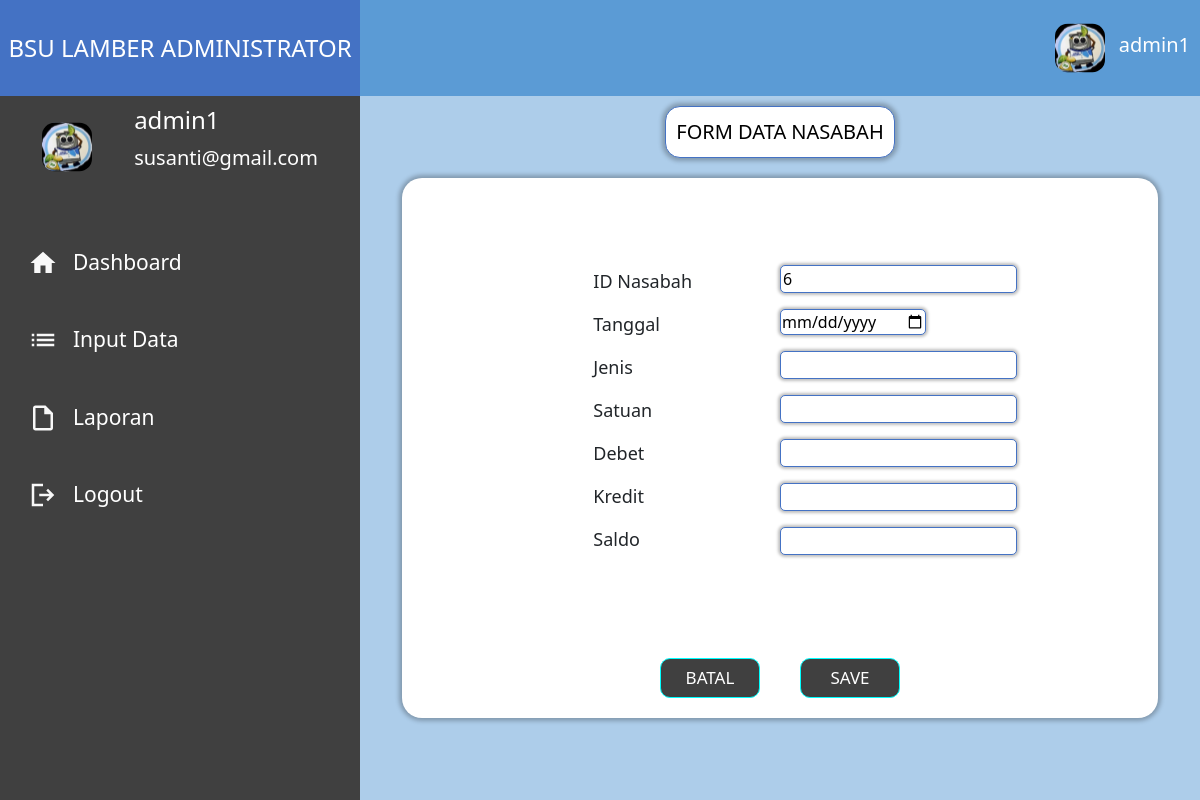
/isi_data.php?id=6 (signed in), run on the app's committed database.
### tables this page shows
CREATE TABLE `registrasi` (
  `id` int(11) NOT NULL,
  `username` varchar(100) NOT NULL,
  `email` varchar(100) NOT NULL,
  `password` varchar(100) NOT NULL
);

CREATE TABLE `form_nasabahs` (
  `id_nasabah` int(11) NOT NULL,
  `nama` varchar(255) NOT NULL,
  `alamat` varchar(255) NOT NULL,
  `jenis_kelamin` varchar(20) DEFAULT NULL,
  `pekerjaan` varchar(50) DEFAULT NULL,
  `no_telp` varchar(15) DEFAULT NULL,
  `no_rek` varchar(20) DEFAULT NULL
);

### isi_data.php (the view, shortened to what this page needs)
<?php
include 'koneksi.php';
if ($_SERVER['REQUEST_METHOD'] === 'GET' && isset($_GET['id'])) {
    $idNasabah = $_GET['id'];
    $query = "SELECT * FROM form_nasabahs WHERE id_nasabah = '$idNasabah'";
    $result = mysqli_query($conn, $query);
    if ($result) {
        $row = mysqli_fetch_assoc($result);
        $existingIdNasabah = $row['id_nasabah'];
    } else {
        echo "Error: " . $query . "<br>" . mysqli_error($conn);
    }
}
?>
<?php include 'head.php' ?>
<article>
    <div class="fill_data">
        <span class="d-flex">
            <button class="btnFill">FORM DATA NASABAH</button>
        </span>
        <div class="form_nasabah">
            <form method="post" action="tabungan_nasabah.php?idNasabah=<?php echo $existingIdNasabah; ?>">
                <div class="d-flex form">
                    <span>
                        <p>ID Nasabah</p>
                        <p>Tanggal</p>
                        <p>Jenis</p>
                        <p>Satuan</p>
                        <p>Debet</p>
                        <p>Kredit</p>
                        <p>Saldo</p>
                    </span>
                    <span>
                        <input type="text" name="id_nasabah" value="<?php echo $existingIdNasabah; ?>" readonly>
                        <input type="date" name="tanggal" required>
                        <input type="text" name="jenis" required>
                        <input type="text" name="satuan" required>
                        <input type="text" name="debet" required>
                        <input type="text" name="kredit" required>
                        <input type="text" name="saldo" required>
                    </span>
                </div>
                <span class="d-flex btnForm">
                    <button type="button" onclick="cancelForm()">BATAL</button>
                    <button type="submit" name="submit">SAVE</button>
                </span>
            </form>
        </div>
    </div>
</article>
<?php include 'foot.php' ?>

### head.php (shortened to what this page needs)
<?php
include 'koneksi.php';
$idLogin = $_SESSION['id'];
$sqlHead = "SELECT * FROM registrasi WHERE id = '$idLogin'";
$resultHead = $conn->query($sqlHead);
if ($resultHead->num_rows > 0) {
    $rowHead = $resultHead->fetch_assoc();
    $usernames = $rowHead["username"];
    $email = $rowHead["email"];
} else {
    $usernames = "Default";
    $email = "Default";
}
?>
<!DOCTYPE html>
<html lang="en">
<head>
    <link rel="stylesheet" type="text/css" href="style/style.css">
    <link href="https://cdn.jsdelivr.net/npm/bootstrap@5.3.2/dist/css/bootstrap.min.css" rel="stylesheet">
</head>
<body>
    <div>
        <nav class="navbar" style="padding-top: 0px;">
            <div class="container-fluid" style="padding: 0px;">
                <span class="d-flex navbar-brand">
                    <a style="color: #fff; font-size: 24px;">BSU LAMBER ADMINISTRATOR</a>
                </span>
                <span>
                    <img src="style/img/admin.svg" width="50px" height="50px" alt="admin">
                    <a href="#"><?php echo $usernames; ?></a>
                </span>
            </div>
        </nav>
    </div>
    <div class="d-flex contain">
        <aside>
            <span class="d-flex head">
                <img src="style/img/admin.svg" width="50px" height="50px" alt="admin">
                <span>
                    <h4><?php echo $usernames; ?></h4>
                    <p><?php echo $email; ?></p>
                </span>
            </span>
            <span class="items">
                <a href="dashboard.php">
                    <button class="d-flex link" onclick="setActiveLink(this)" id="dashboard-tab">
                        <svg xmlns="http://www.w3.org/2000/svg" width="30" height="30" viewBox="0 0 30 30" fill="none">
                            <path d="M12.5 25V17.5H17.5V25H23.75V15H27.5L15 3.75L2.5 15H6.25V25H12.5Z" fill="#F8F8F8" />
                        </svg>
                        <p onclick="location.reload()">Dashboard</p>
                    </button>
                </a>
                <a href="data_nasabah.php">
                    <button class="d-flex link" onclick="setActiveLink(this)" id="input-tab">
                        <p>Input Data</p>
                    </button>
                </a>
                <a href="nasabah_all.php">
                    <button class="d-flex link" onclick="setActiveLink(this)" id="laporan-tab">
                        <p>Laporan</p>
                    </button>
                </a>
                <a href="logout.php">
                    <button class="d-flex link" onclick="setActiveLink(this)" id="logout-tab">
                        <svg xmlns="http://www.w3.org/2000/svg" width="30" height="30" viewBox="0 0 30 30" fill="none">
                            <path d="M3.75 26.25V3.75H15V6.25H6.25V23.75H15V26.25H3.75ZM20 21.25L18.2812 19.4375L21.4687 16.25H11.25V13.75H21.4687L18.2812 10.5625L20 8.75L26.25 15L20 21.25Z" fill="#F8F8F8" />
                        </svg>
                        <p>Logout</p>
                    </button>
                </a>
            </span>
        </aside>

### style/style.css (style rules this page uses)
a { text-decoration: none !important; }
.navbar { height: 12vh; background-color: #5B9BD5; align-items: center; }
.navbar-brand { width: 30%; height: 12vh; background-color: #4472C4; margin-left: 0; justify-content: center; align-items: center; }
.navbar span a { text-decoration: none; color: white; margin: 10px; font-size: 20px; }
.contain { width: 100%; height: 88vh; display: flex !important; margin: 0; padding: 0; background-color: #ADCDEA; }
.contain aside { height: 88vh; width: 30%; background-color: #404040; color: #fff; }
aside .head { width: 100%; height: max-content; justify-content: space-evenly; align-items: center; font-size: 20px; margin: 10px auto 50px; }
aside .items { font-size: 21px; width: 100%; }
aside .items button { align-items: center; width: 85%; padding: 8px; border-radius: 20px; margin: 0 0 30px 20px; border: none; color: #fff; background-color: transparent; }
.items p { margin: auto 15px; }
.contain article { width: 70%; }
article span { width: 100%; justify-content: center; }
article .form_nasabah { background-color: #fff; padding: 0px 15px; width: 90%; border-radius: 20px; box-shadow: 0px 0px 4px 3px rgba(0, 0, 0, 0.25); margin: auto; }
.data_nasabah .btnData, .nasabah_all button, .fill_data .btnFill, .tabungan_nasabah button { width: fit-content; height: fit-content; font-size: 20px; padding: 10px; background-color: #fff; margin: 10px auto 20px; border: none; outline: none; border-radius: 15px; border: 1px solid #4472C4; box-shadow: 0px 0px 4px 3px rgba(0, 0, 0, 0.25); }
.form_nasabah .form { width: 90%; padding: 10px 80px; height: 60vh; margin: auto; align-items: center; justify-content: center; }
.form span p { margin-left: 60px; font-size: 18px; }
.form input { margin-bottom: 16px; margin-right: 5px; border: 1px solid #4472C4; border-radius: 5px; box-shadow: 0px 0px 3px 2px rgba(0, 0, 0, 0.25); }
.form_nasabah .btnForm { justify-content: center; }
.btnForm button { width: 100px; margin: 0 20px 20px; height: 40px; font-size: 17px; border-radius: 10px; color: #fff; background-color: #404040; border: 1px solid aqua; }

### data on the page
registrasi: username "admin1", email "susanti@gmail.com"
form_nasabahs: id_nasabah "6"
